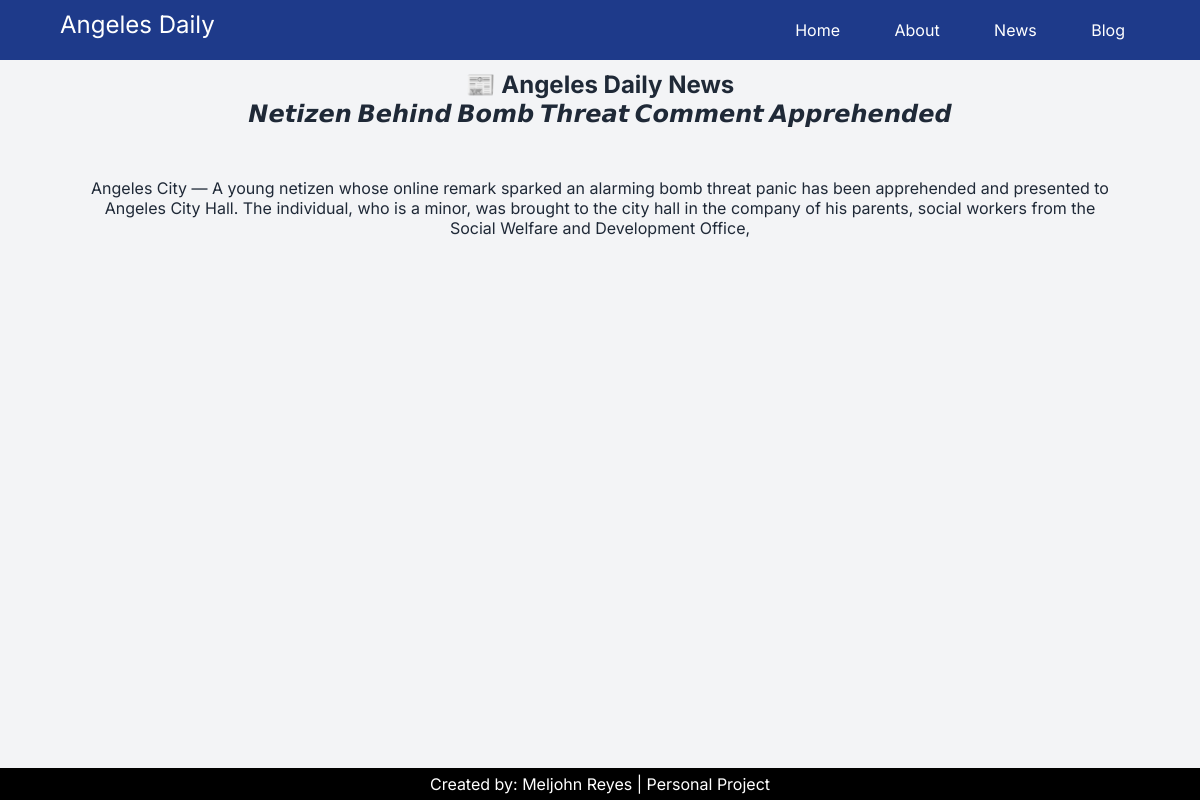
Page /articles/2/ on the committed database.
### newsapp/models.py (models this page shows, shortened)
class Articles (models.Model):
    article_title = models.CharField (max_length=100)
    article_image = models.ImageField (upload_to="my_images", blank=True, null=True)
    article_story = models.CharField (max_length=300)
    created_at =  models.DateTimeField (auto_now_add=True)

### newsapp/views.py (the view)
def Articles_detail(request, pk):
    articles = get_object_or_404 (Articles, pk=pk)
    context = {
        'articles': articles
    }
    return render (request, "Articles_details.html", context)

### templates/Articles_details.html (shortened to what this page needs)
{% extends 'base.html' %}
{% block content%}
    <div class="news-container-within">
        <h1>📰 Angeles Daily News</h1>
        <div class="news-grid">
            <div class="news-card">
                <h2>{{ articles.article_title }}</h2>
                <p>{{ articles.article_story }}</p>
            </div>
        </div>
    </div>
    {% endblock %}

### static/angeles_news/css/style.css (style rules this page uses)
* { margin: 0; padding: 0; box-sizing: border-box; }
:root { --primary: #1e3a8a; --accent: #7F9DB1; --neutral: #f3f4f6; }
body { font-family: 'Inter', sans-serif; background-color: var(--neutral); color: #1f2937; margin: 0; padding: 0; }
.news-container-within { text-align: center; margin: 0 auto; padding: 0 20px; overflow: hidden; }

### rows in the picture
Articles: article_title "𝙉𝙚𝙩𝙞𝙯𝙚𝙣 𝘽𝙚𝙝𝙞𝙣𝙙 𝘽𝙤𝙢𝙗 𝙏𝙝𝙧𝙚𝙖𝙩 𝘾𝙤𝙢𝙢𝙚𝙣𝙩 𝘼𝙥𝙥𝙧𝙚𝙝𝙚𝙣𝙙𝙚𝙙", article_story "Angeles City — A young netizen whose online remark sparked an alarming bomb threat panic has been apprehended and presented to Angeles City Hall. The individual, who is a minor, was brought to the city hall in the company of his parents, social workers from the Social Welfare and Development Office,"
